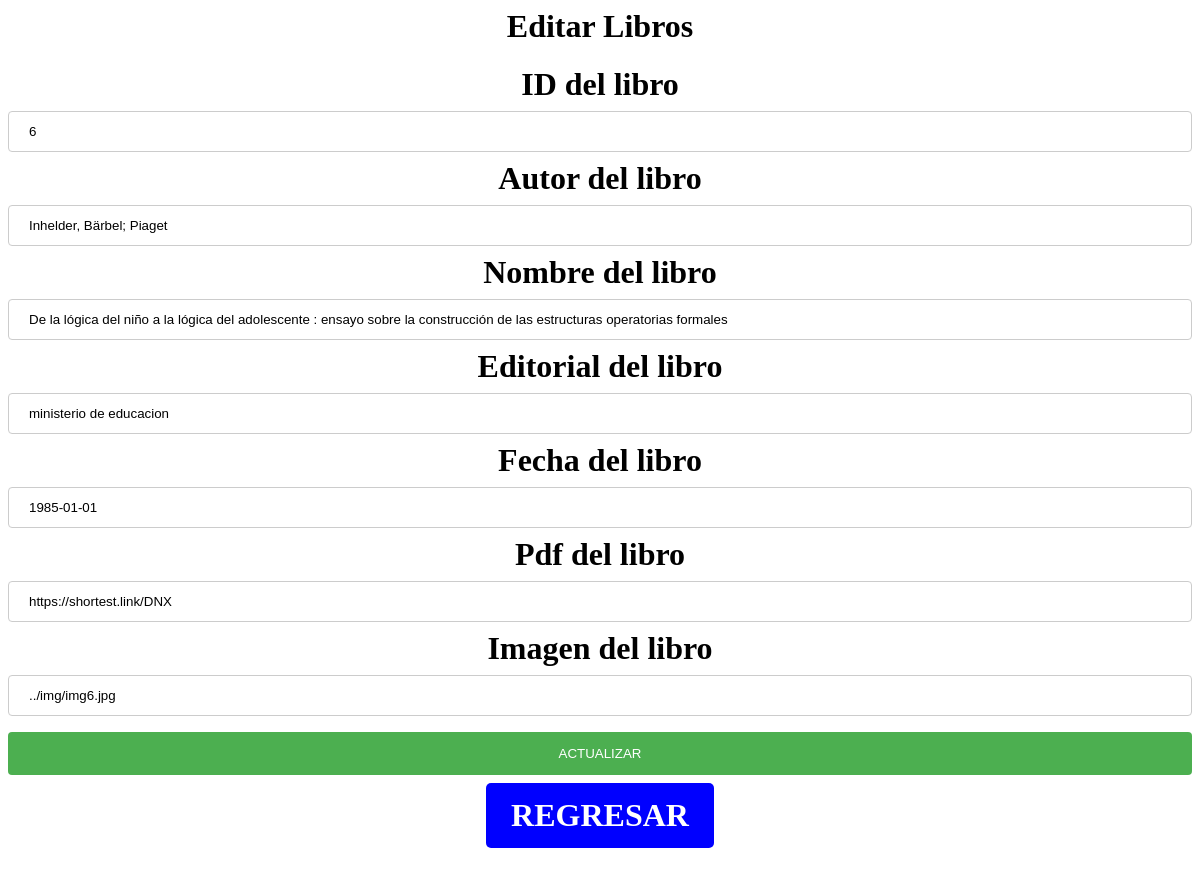
Screenshot of /CRUD/crud_libros/editar.php?id=6 with the database file from the repository.
### tables this page shows
CREATE TABLE `libro` (
  `idLibro` int(11) NOT NULL,
  `autorLibro` text NOT NULL,
  `nombreLibro` varchar(200) NOT NULL,
  `editorialLibro` varchar(30) NOT NULL,
  `fechaLibro` date NOT NULL,
  `pdfLibro` varchar(500) NOT NULL,
  `imagenLibro` varchar(100) NOT NULL
);

### CRUD/crud_libros/editar.php (the view, shortened to what this page needs)
<?php
    include("conexion.php");
?>
<html>
<head>
    <link rel="stylesheet" type="text/css" href="estilos.css">
</head>
<body>
    <?php
        if(isset($_POST['Enviar'])){
        }else{
            $id=$_GET['id'];
            $sql="select * from libro where idLibro=".$id;
            $resultado=mysqli_query($conexion, $sql);
            $fila= mysqli_fetch_assoc($resultado);
            $idLibro=$fila["idLibro"];
            $autorLibro=$fila["autorLibro"];
            $nombreLibro=$fila["nombreLibro"];
            $editorialLibro=$fila["editorialLibro"];
            $fechaLibro=$fila["fechaLibro"];
            $pdfLibro=$fila["pdfLibro"];
            $imagenLibro=$fila["imagenLibro"];
    ?>
    <h1>Editar Libros<h1>
    <form action="<?=$_SERVER['PHP_SELF']?>" method="post">
        <label>ID del libro</label>
        <input type="text" name="ID del libro" value="<?php echo $idLibro; ?>"> <br>
		<label>Autor del libro</label>
        <input type="text" name="Autor del libro" value="<?php echo $autorLibro; ?>"> <br>
		<label>Nombre del libro</label>
        <input type="text" name="Nombre del libro" value="<?php echo $nombreLibro; ?>"> <br>
		<label>Editorial del libro</label>
        <input type="text" name="Editorial del libro" value="<?php echo $editorialLibro; ?>"> <br>
		<label>Fecha del libro</label>
        <input type="text" name="Fecha del libro" value="<?php echo $fechaLibro; ?>"> <br>
		<label>Pdf del libro</label>
        <input type="text" name="Pdf del libro" value="<?php echo $pdfLibro; ?>"> <br>
		<label>Imagen del libro</label>
        <input type="text" name="Imagen del libro" value="<?php echo $imagenLibro; ?>"> <br>
        <input type="submit" name="Enviar" value="ACTUALIZAR">
        <a href="index.php">REGRESAR</a>
    </form>
    <?php
        }
    ?>
</body>
</html>

### CRUD/crud_libros/estilos.css (style rules this page uses)
a:link, a:visited { background-color: blue; color: white; padding: 14px 25px; text-align: center; text-decoration: none; display: inline-block; border-radius: 5px; }
h1, h2, h3, h4 { text-align: center; }
input[type=text], select { width: 100%; padding: 12px 20px; margin: 8px 0; display: inline-block; border: 1px solid #ccc; border-radius: 4px; box-sizing: border-box; }
input[type=submit] { width: 100%; background-color: #4CAF50; color: white; padding: 14px 20px; margin: 8px 0; border: none; border-radius: 4px; cursor: pointer; }

### rows the page displays
libro: idLibro "6", autorLibro "Inhelder, Bärbel; Piaget", nombreLibro "De la lógica del niño a la lógica del adolescente : ensayo sobre la construcción de las estructuras operatorias formales", editorialLibro "ministerio de educacion", fechaLibro "1985-01-01", pdfLibro "https://shortest.link/DNX", imagenLibro "../img/img6.jpg"
